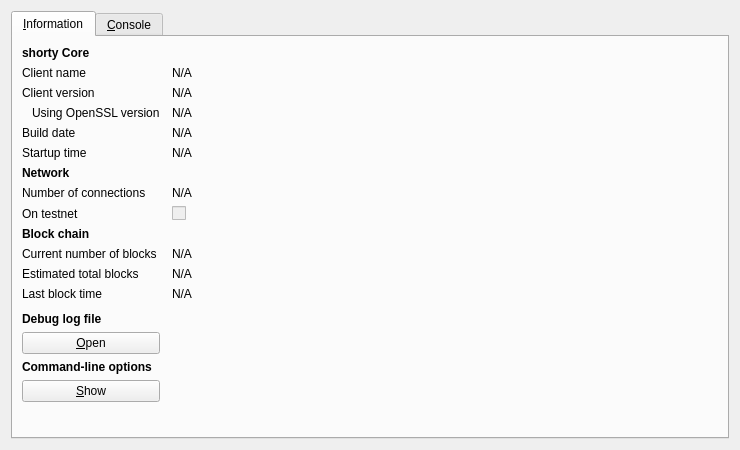
<?xml version="1.0" encoding="UTF-8"?>
<ui version="4.0">
 <class>RPCConsole</class>
 <widget class="QDialog" name="RPCConsole">
  <property name="geometry">
   <rect>
    <x>0</x>
    <y>0</y>
    <width>740</width>
    <height>450</height>
   </rect>
  </property>
  <property name="windowTitle">
   <string>shorty - Debug window</string>
  </property>
  <layout class="QVBoxLayout" name="verticalLayout_2">
   <item>
    <widget class="QTabWidget" name="tabWidget">
     <property name="currentIndex">
      <number>0</number>
     </property>
     <widget class="QWidget" name="tab_info">
      <attribute name="title">
       <string>&amp;Information</string>
      </attribute>
      <layout class="QGridLayout" name="gridLayout" columnstretch="0,1">
       <property name="horizontalSpacing">
        <number>12</number>
       </property>
       <item row="0" column="0">
        <widget class="QLabel" name="label_9">
         <property name="font">
          <font>
           <weight>75</weight>
           <bold>true</bold>
          </font>
         </property>
         <property name="text">
          <string>shorty Core</string>
         </property>
        </widget>
       </item>
       <item row="1" column="0">
        <widget class="QLabel" name="label_5">
         <property name="text">
          <string>Client name</string>
         </property>
        </widget>
       </item>
       <item row="1" column="1">
        <widget class="QLabel" name="clientName">
         <property name="cursor">
          <cursorShape>IBeamCursor</cursorShape>
         </property>
         <property name="text">
          <string>N/A</string>
         </property>
         <property name="textFormat">
          <enum>Qt::PlainText</enum>
         </property>
         <property name="textInteractionFlags">
          <set>Qt::LinksAccessibleByMouse|Qt::TextSelectableByKeyboard|Qt::TextSelectableByMouse</set>
         </property>
        </widget>
       </item>
       <item row="2" column="0">
        <widget class="QLabel" name="label_6">
         <property name="text">
          <string>Client version</string>
         </property>
        </widget>
       </item>
       <item row="2" column="1">
        <widget class="QLabel" name="clientVersion">
         <property name="cursor">
          <cursorShape>IBeamCursor</cursorShape>
         </property>
         <property name="text">
          <string>N/A</string>
         </property>
         <property name="textFormat">
          <enum>Qt::PlainText</enum>
         </property>
         <property name="textInteractionFlags">
          <set>Qt::LinksAccessibleByMouse|Qt::TextSelectableByKeyboard|Qt::TextSelectableByMouse</set>
         </property>
        </widget>
       </item>
       <item row="3" column="0">
        <widget class="QLabel" name="label_14">
         <property name="text">
          <string>Using OpenSSL version</string>
         </property>
         <property name="indent">
          <number>10</number>
         </property>
        </widget>
       </item>
       <item row="3" column="1">
        <widget class="QLabel" name="openSSLVersion">
         <property name="cursor">
          <cursorShape>IBeamCursor</cursorShape>
         </property>
         <property name="text">
          <string>N/A</string>
         </property>
         <property name="textFormat">
          <enum>Qt::PlainText</enum>
         </property>
         <property name="textInteractionFlags">
          <set>Qt::LinksAccessibleByMouse|Qt::TextSelectableByKeyboard|Qt::TextSelectableByMouse</set>
         </property>
        </widget>
       </item>
       <item row="4" column="0">
        <widget class="QLabel" name="label_12">
         <property name="text">
          <string>Build date</string>
         </property>
        </widget>
       </item>
       <item row="4" column="1">
        <widget class="QLabel" name="buildDate">
         <property name="cursor">
          <cursorShape>IBeamCursor</cursorShape>
         </property>
         <property name="text">
          <string>N/A</string>
         </property>
         <property name="textFormat">
          <enum>Qt::PlainText</enum>
         </property>
         <property name="textInteractionFlags">
          <set>Qt::LinksAccessibleByMouse|Qt::TextSelectableByKeyboard|Qt::TextSelectableByMouse</set>
         </property>
        </widget>
       </item>
       <item row="5" column="0">
        <widget class="QLabel" name="label_13">
         <property name="text">
          <string>Startup time</string>
         </property>
        </widget>
       </item>
       <item row="5" column="1">
        <widget class="QLabel" name="startupTime">
         <property name="cursor">
          <cursorShape>IBeamCursor</cursorShape>
         </property>
         <property name="text">
          <string>N/A</string>
         </property>
         <property name="textFormat">
          <enum>Qt::PlainText</enum>
         </property>
         <property name="textInteractionFlags">
          <set>Qt::LinksAccessibleByMouse|Qt::TextSelectableByKeyboard|Qt::TextSelectableByMouse</set>
         </property>
        </widget>
       </item>
       <item row="6" column="0">
        <widget class="QLabel" name="label_11">
         <property name="font">
          <font>
           <weight>75</weight>
           <bold>true</bold>
          </font>
         </property>
         <property name="text">
          <string>Network</string>
         </property>
        </widget>
       </item>
       <item row="7" column="0">
        <widget class="QLabel" name="label_7">
         <property name="text">
          <string>Number of connections</string>
         </property>
        </widget>
       </item>
       <item row="7" column="1">
        <widget class="QLabel" name="numberOfConnections">
         <property name="cursor">
          <cursorShape>IBeamCursor</cursorShape>
         </property>
         <property name="text">
          <string>N/A</string>
         </property>
         <property name="textFormat">
          <enum>Qt::PlainText</enum>
         </property>
         <property name="textInteractionFlags">
          <set>Qt::LinksAccessibleByMouse|Qt::TextSelectableByKeyboard|Qt::TextSelectableByMouse</set>
         </property>
        </widget>
       </item>
       <item row="8" column="0">
        <widget class="QLabel" name="label_8">
         <property name="text">
          <string>On testnet</string>
         </property>
        </widget>
       </item>
       <item row="8" column="1">
        <widget class="QCheckBox" name="isTestNet">
         <property name="enabled">
          <bool>false</bool>
         </property>
         <property name="text">
          <string/>
         </property>
        </widget>
       </item>
       <item row="9" column="0">
        <widget class="QLabel" name="label_10">
         <property name="font">
          <font>
           <weight>75</weight>
           <bold>true</bold>
          </font>
         </property>
         <property name="text">
          <string>Block chain</string>
         </property>
        </widget>
       </item>
       <item row="10" column="0">
        <widget class="QLabel" name="label_3">
         <property name="text">
          <string>Current number of blocks</string>
         </property>
        </widget>
       </item>
       <item row="10" column="1">
        <widget class="QLabel" name="numberOfBlocks">
         <property name="cursor">
          <cursorShape>IBeamCursor</cursorShape>
         </property>
         <property name="text">
          <string>N/A</string>
         </property>
         <property name="textFormat">
          <enum>Qt::PlainText</enum>
         </property>
         <property name="textInteractionFlags">
          <set>Qt::LinksAccessibleByMouse|Qt::TextSelectableByKeyboard|Qt::TextSelectableByMouse</set>
         </property>
        </widget>
       </item>
       <item row="11" column="0">
        <widget class="QLabel" name="label_4">
         <property name="text">
          <string>Estimated total blocks</string>
         </property>
        </widget>
       </item>
       <item row="11" column="1">
        <widget class="QLabel" name="totalBlocks">
         <property name="cursor">
          <cursorShape>IBeamCursor</cursorShape>
         </property>
         <property name="text">
          <string>N/A</string>
         </property>
         <property name="textFormat">
          <enum>Qt::PlainText</enum>
         </property>
         <property name="textInteractionFlags">
          <set>Qt::LinksAccessibleByMouse|Qt::TextSelectableByKeyboard|Qt::TextSelectableByMouse</set>
         </property>
        </widget>
       </item>
       <item row="12" column="0">
        <widget class="QLabel" name="label_2">
         <property name="text">
          <string>Last block time</string>
         </property>
        </widget>
       </item>
       <item row="12" column="1">
        <widget class="QLabel" name="lastBlockTime">
         <property name="cursor">
          <cursorShape>IBeamCursor</cursorShape>
         </property>
         <property name="text">
          <string>N/A</string>
         </property>
         <property name="textFormat">
          <enum>Qt::PlainText</enum>
         </property>
         <property name="textInteractionFlags">
          <set>Qt::LinksAccessibleByMouse|Qt::TextSelectableByKeyboard|Qt::TextSelectableByMouse</set>
         </property>
        </widget>
       </item>
       <item row="13" column="0">
        <spacer name="verticalSpacer_2">
         <property name="orientation">
          <enum>Qt::Vertical</enum>
         </property>
         <property name="sizeHint" stdset="0">
          <size>
           <width>20</width>
           <height>20</height>
          </size>
         </property>
        </spacer>
       </item>
       <item row="14" column="0">
        <widget class="QLabel" name="labelDebugLogfile">
         <property name="font">
          <font>
           <weight>75</weight>
           <bold>true</bold>
          </font>
         </property>
         <property name="text">
          <string>Debug log file</string>
         </property>
        </widget>
       </item>
       <item row="15" column="0">
        <widget class="QPushButton" name="openDebugLogfileButton">
         <property name="toolTip">
          <string>Open the shorty debug log file from the current data directory. This can take a few seconds for large log files.</string>
         </property>
         <property name="text">
          <string>&amp;Open</string>
         </property>
         <property name="autoDefault">
          <bool>false</bool>
         </property>
        </widget>
       </item>
       <item row="16" column="0">
        <widget class="QLabel" name="labelCLOptions">
         <property name="font">
          <font>
           <weight>75</weight>
           <bold>true</bold>
          </font>
         </property>
         <property name="text">
          <string>Command-line options</string>
         </property>
        </widget>
       </item>
       <item row="17" column="0">
        <widget class="QPushButton" name="showCLOptionsButton">
         <property name="toolTip">
          <string>Show the shorty-qt help message to get a list with possible shorty command-line options.</string>
         </property>
         <property name="text">
          <string>&amp;Show</string>
         </property>
         <property name="autoDefault">
          <bool>false</bool>
         </property>
        </widget>
       </item>
       <item row="18" column="0">
        <spacer name="verticalSpacer">
         <property name="orientation">
          <enum>Qt::Vertical</enum>
         </property>
         <property name="sizeHint" stdset="0">
          <size>
           <width>20</width>
           <height>40</height>
          </size>
         </property>
        </spacer>
       </item>
      </layout>
     </widget>
     <widget class="QWidget" name="tab_console">
      <attribute name="title">
       <string>&amp;Console</string>
      </attribute>
      <layout class="QVBoxLayout" name="verticalLayout_3">
       <property name="spacing">
        <number>3</number>
       </property>
       <item>
        <widget class="QTextEdit" name="messagesWidget">
         <property name="minimumSize">
          <size>
           <width>0</width>
           <height>100</height>
          </size>
         </property>
         <property name="readOnly">
          <bool>true</bool>
         </property>
         <property name="tabKeyNavigation" stdset="0">
          <bool>false</bool>
         </property>
         <property name="columnCount" stdset="0">
          <number>2</number>
         </property>
        </widget>
       </item>
       <item>
        <layout class="QHBoxLayout" name="horizontalLayout">
         <property name="spacing">
          <number>3</number>
         </property>
         <item>
          <widget class="QLabel" name="label">
           <property name="text">
            <string notr="true">&gt;</string>
           </property>
          </widget>
         </item>
         <item>
          <widget class="QLineEdit" name="lineEdit"/>
         </item>
         <item>
          <widget class="QPushButton" name="clearButton">
           <property name="maximumSize">
            <size>
             <width>24</width>
             <height>24</height>
            </size>
           </property>
           <property name="toolTip">
            <string>Clear console</string>
           </property>
           <property name="text">
            <string/>
           </property>
           <property name="icon">
            <iconset resource="../bitcoin.qrc">
             <normaloff>:/icons/remove</normaloff>:/icons/remove</iconset>
           </property>
           <property name="shortcut">
            <string notr="true">Ctrl+L</string>
           </property>
           <property name="autoDefault">
            <bool>false</bool>
           </property>
          </widget>
         </item>
        </layout>
       </item>
      </layout>
     </widget>
    </widget>
   </item>
  </layout>
 </widget>
 <resources>
  <include location="../bitcoin.qrc"/>
 </resources>
 <connections/>
</ui>
